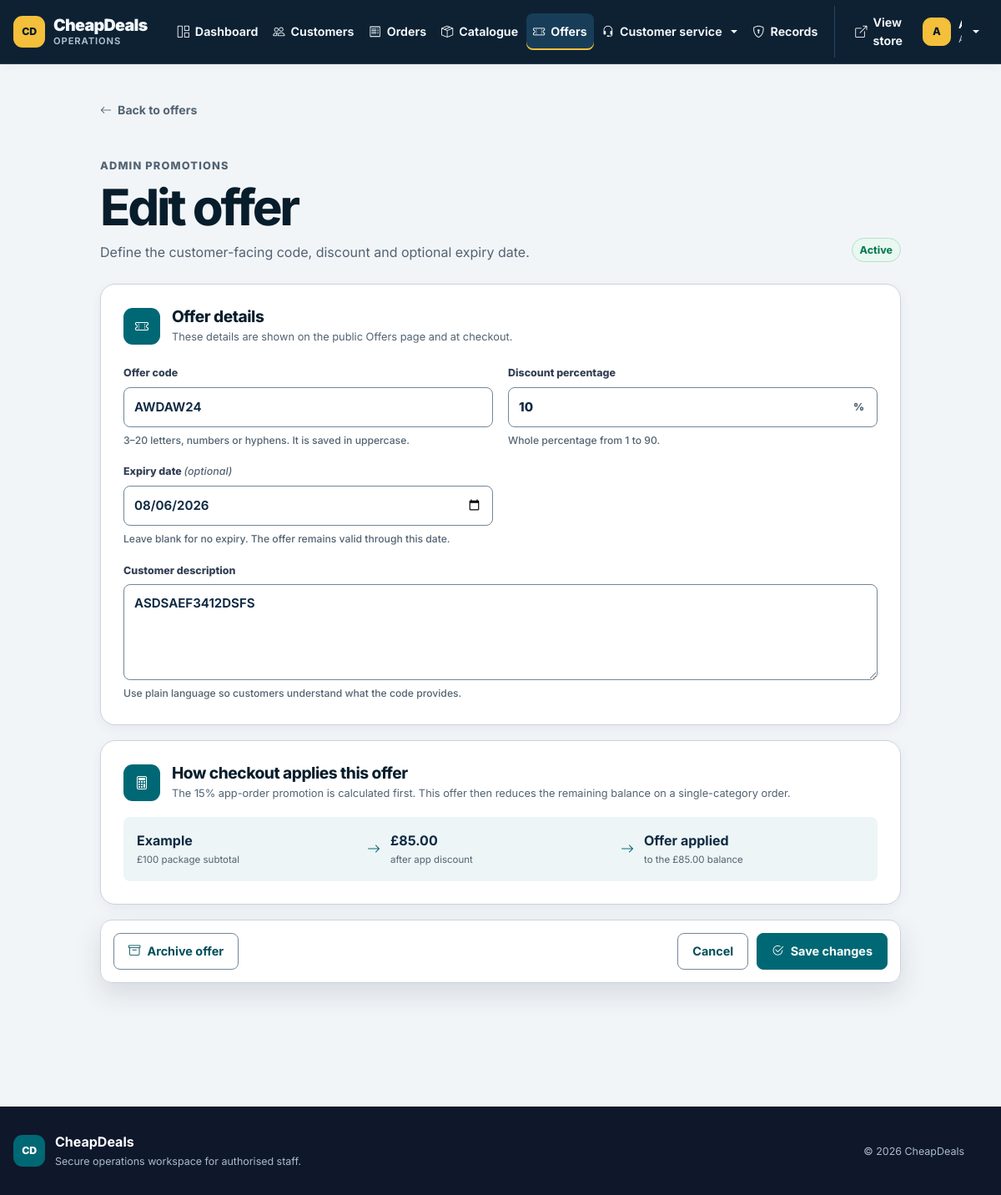
The page /COMP1807/cheapdeals/public/crm/offer/edit?id=9 (signed in) on the database its author committed.
### tables this page shows
CREATE TABLE `offers` (
  `id` int(11) NOT NULL,
  `code` varchar(50) DEFAULT NULL,
  `description` text DEFAULT NULL,
  `discount_percent` int(11) DEFAULT NULL,
  `expiry_date` date DEFAULT NULL,
  `is_active` tinyint(1) NOT NULL DEFAULT 1
);

### app/core/Controller.php (called while the page is built, shortened)
<?php
class Controller
{
    public function __construct()
    {
        $this->db = new Database();
    }
    protected function view(string $view, array $data = []): void
    {
        extract($data);
        require APP_ROOT . '/views/layout/header.php';
        require APP_ROOT . '/views/layout/navbar.php';
        require APP_ROOT . '/views/' . $view . '.php';
        require APP_ROOT . '/views/layout/footer.php';
    }
    protected function input(string $key, string $default = ''): string
    {
        return trim((string) ($_POST[$key] ?? $_GET[$key] ?? $default));
    }
}

### app/controllers/AdminOfferController.php (called while the page is built, shortened)
<?php
class AdminOfferController extends Controller
{
    public function __construct()
    {
        parent::__construct();
    }
    public function edit(): void
    {
        $offer = (new Offer($this->db))->find((int) $this->input('id'));
        $this->renderEditor($offer);
    }
    private function renderEditor(array $offer, array $errors = []): void
    {
        $this->view('crm/offer-editor', [
            'title' => !empty($offer['id']) ? 'Edit offer' : 'Add offer',
            'offer' => $offer,
            'errors' => $errors,
            'offerStatus' => $this->status($offer),
        ]);
    }
    private function status(array $offer): string
    {
        return 'active';
    }
}

### app/core/Router.php (called while the page is built, shortened)
<?php
class Router
{
    private array $routes = [];
    public function get(string $path, array $handler): void
    {
        $this->routes['GET'][$this->normalize($path)] = $handler;
    }
    public function post(string $path, array $handler): void
    {
        $this->routes['POST'][$this->normalize($path)] = $handler;
    }
    public function dispatch(): void
    {
        $path = $this->normalize((string) parse_url($_SERVER['REQUEST_URI'], PHP_URL_PATH));
        $base = $this->normalize(BASE_PATH);
        if ($base !== '/' && str_starts_with($path, $base)) {
            $path = $this->normalize(substr($path, strlen($base)));
        }
        $method = $_SERVER['REQUEST_METHOD'] ?? 'GET';
        $handler = $this->routes[$method][$path] ?? null;
        [$controller, $action] = $handler;
        (new $controller())->$action();
    }
    private function normalize(string $path): string
    {
        $path = '/' . trim($path, '/');
        return $path === '//' ? '/' : $path;
    }
}

### public/index.php (called while the page is built, shortened)
<?php
require_once __DIR__ . '/../app/config/config.php';
require_once APP_ROOT . '/core/Database.php';
require_once APP_ROOT . '/core/Controller.php';
require_once APP_ROOT . '/core/Router.php';
$router = new Router();
$router->get('/', [PackageController::class, 'index']);
$router->get('/packages', [PackageController::class, 'index']);
$router->get('/package', [PackageController::class, 'detail']);
$router->get('/combos', [DealController::class, 'index']);
$router->get('/combo', [DealController::class, 'detail']);
$router->get('/offers', [OfferController::class, 'index']);
$router->get('/enquiry', [EnquiryController::class, 'create']);
$router->post('/enquiry', [EnquiryController::class, 'store']);
$router->get('/messages', [CustomerController::class, 'messages']);
$router->get('/checkout', [OrderController::class, 'checkout']);
$router->post('/checkout', [OrderController::class, 'store']);
$router->get('/order/success', [OrderController::class, 'success']);
$router->post('/cart/add', [CartController::class, 'add']);
$router->post('/cart/add-deal', [CartController::class, 'addDeal']);
$router->post('/cart/update', [CartController::class, 'update']);
$router->post('/cart/remove', [CartController::class, 'remove']);
$router->get('/payment', [PaymentController::class, 'payment']);
$router->post('/payment', [PaymentController::class, 'store']);
$router->get('/login', [AuthController::class, 'login']);
$router->post('/login', [AuthController::class, 'authenticate']);
$router->get(
    '/forgot-password',
    [AuthController::class, 'forgotPassword']
);
$router->post(
    '/forgot-password/verify',
    [AuthController::class, 'verifyResetAccount']
);
$router->post(
    '/forgot-password/reset',
    [AuthController::class, 'resetPassword']
);
$router->get('/register', [AuthController::class, 'register']);
$router->post('/register', [AuthController::class, 'store']);
$router->get(
    '/register/success',
    [AuthController::class, 'registrationSuccess']
);
$router->get('/logout', [AuthController::class, 'logout']);
$router->post('/logout', [AuthController::class, 'logout']);
$router->get('/account', [CustomerController::class, 'account']);
$router->get('/bill', [CustomerController::class, 'bill']);
$router->get('/subscription', [CustomerController::class, 'subscription']);
$router->post('/subscription/update', [CustomerController::class, 'updateSubscription']);
$router->get('/profile', [CustomerController::class, 'profile']);
$router->post('/profile', [CustomerController::class, 'update']);
$router->post(
    '/profile/payment',
    [CustomerController::class, 'updatePayment']
);
$router->post(
    '/profile/password',
    [CustomerController::class, 'changePassword']
);
$router->get('/crm', [CRMController::class, 'dashboard']);
$router->get('/crm/packages', [CRMController::class, 'packages']);
$router->get('/crm/orders', [CRMController::class, 'orders']);
$router->get('/crm/subscription-changes', [CRMController::class, 'subscriptionChanges']);
$router->get('/crm/customers', [CRMController::class, 'customers']);
$router->post('/crm/customers/create', [CRMController::class, 'createCustomer']);
$router->get('/crm/customer', [CRMController::class, 'customerDetail']);
$router->get('/crm/records', [CRMController::class, 'records']);
$router->get('/crm/record', [CRMController::class, 'recordDetail']);
$router->get('/crm/telephone-order', [CRMController::class, 'telephoneOrder']);
$router->post('/crm/telephone-order/verify', [CRMController::class, 'verifyTelephoneCustomer']);
$router->post('/crm/telephone-order/create-customer', [CRMController::class, 'createTelephoneCustomer']);
$router->post('/crm/telephone-order/place', [CRMController::class, 'placeTelephoneOrder']);
$router->post('/crm/telephone-order/cancel', [CRMController::class, 'cancelTelephoneOrder']);
$router->get('/crm/enquiries', [CRMController::class, 'enquiries']);
$router->get('/crm/enquiries/customer', [CRMController::class, 'customerEnquiries']);
$router->post('/crm/enquiries/reply', [CRMController::class, 'replyEnquiry']);
$router->get('/crm/package/add', [CRMController::class, 'addPackage']);
$router->get('/crm/package/edit', [CRMController::class, 'editPackage']);
$router->post('/crm/package/save', [CRMController::class, 'savePackage']);
$router->post('/crm/package/delete', [CRMController::class, 'deletePackage']);
$router->post('/crm/package/reactivate', [CRMController::class, 'reactivatePackage']);
$router->get('/crm/offers', [AdminOfferController::class, 'index']);
$router->get('/crm/offer/add', [AdminOfferController::class, 'add']);
$router->get('/crm/offer/edit', [AdminOfferController::class, 'edit']);
$router->post('/crm/offer/save', [AdminOfferController::class, 'save']);
$router->post('/crm/offer/archive', [AdminOfferController::class, 'archive']);
$router->post('/crm/offer/reactivate', [AdminOfferController::class, 'reactivate']);
$router->post(
    '/profile/payment/add',
    [CustomerController::class, 'addPaymentMethod']
);
$router->post(
    '/profile/payment/verify',
    [CustomerController::class, 'verifyPaymentMethod']
);
$router->post(
    '/profile/payment/delete',
    [CustomerController::class, 'deletePaymentMethod']
);
$router->post(
    '/profile/payment/default',
    [CustomerController::class, 'setDefaultPaymentMethod']
);
$router->dispatch();

### app/config/config.php (called while the page is built, shortened)
<?php
function url(string $path = ''): string
{
    $path = '/' . ltrim($path, '/');
    return (BASE_PATH ?: '') . ($path === '/' ? '/' : $path);
}
function e(?string $value): string
{
    return htmlspecialchars((string) $value, ENT_QUOTES, 'UTF-8');
}

### app/core/Database.php (called while the page is built, shortened)
<?php
class Database
{
    private PDO $pdo;
    public function __construct()
    {
        $dsn = 'mysql:host=' . DB_HOST . ';dbname=' . DB_NAME . ';charset=utf8mb4';
        $this->pdo = new PDO($dsn, DB_USER, DB_PASS, [
            PDO::ATTR_ERRMODE => PDO::ERRMODE_EXCEPTION,
            PDO::ATTR_DEFAULT_FETCH_MODE => PDO::FETCH_ASSOC,
        ]);
        $this->ensureSchema();
    }
    public function fetchAll(string $sql, array $params = []): array
    {
        $stmt = $this->pdo->prepare($sql);
        $stmt->execute($params);
        return $stmt->fetchAll();
    }
    public function fetch(string $sql, array $params = []): ?array
    {
        $stmt = $this->pdo->prepare($sql);
        $stmt->execute($params);
        $row = $stmt->fetch();
        return $row ?: null;
    }
    public function execute(string $sql, array $params = []): bool
    {
        $stmt = $this->pdo->prepare($sql);
        return $stmt->execute($params);
    }
    private function ensureSchema(): void
    {
        $paymentColumns = array_column(
            $this->fetchAll('SHOW COLUMNS FROM payments'),
            'Field'
        );
    }
}

### app/models/Offer.php (called while the page is built, shortened)
<?php
class Offer
{
    public function find(int $id): ?array
    {
        return $this->db->fetch('SELECT * FROM offers WHERE id = ?', [$id]);
    }
}

### app/views/crm/offer-editor.php (the view, shortened to what this page needs)
<?php
$isEdit = !empty($offer['id']);
$statusLabels = [
    'active' => ['Active', 'is-success'],
    'expired' => ['Expired', 'is-warning'],
    'archived' => ['Archived', 'is-muted'],
];
[$statusLabel, $statusClass] = $statusLabels[$offerStatus] ?? $statusLabels['active'];
?>
<section class="package-editor-page offer-editor-page">
    <a class="checkout-back" href="<?= url('/crm/offers') ?>">
        <i class="bi bi-arrow-left" aria-hidden="true"></i> Back to offers
    </a>
    <div class="package-editor-heading">
        <div>
            <p class="eyebrow">Admin promotions</p>
            <h1><?= $isEdit ? 'Edit offer' : 'Add offer' ?></h1>
            <p>Define the customer-facing code, discount and optional expiry date.</p>
        </div>
        <?php if ($isEdit): ?><span class="status-pill <?= $statusClass ?>"><?= $statusLabel ?></span><?php endif; ?>
    </div>
    <form class="package-editor-form" method="post" action="<?= url('/crm/offer/save') ?>">
        <section class="editor-panel">
            <div class="editor-panel-title">
                <span><i class="bi bi-ticket-perforated" aria-hidden="true"></i></span>
                <div>
                    <h2>Offer details</h2>
                    <p>These details are shown on the public Offers page and at checkout.</p>
                </div>
            </div>
            <div class="editor-fields offer-editor-fields">
                <label class="editor-field">
                    <span>Offer code</span>
                    <input
                        name="code"
                        value="<?= e((string) ($offer['code'] ?? '')) ?>"
                        maxlength="20"
                        pattern="[A-Za-z0-9][A-Za-z0-9-]{2,19}"
                        placeholder="WELCOME10"
                        autocomplete="off"
                        spellcheck="false"
                        required
                    >
                    <small>3–20 letters, numbers or hyphens. It is saved in uppercase.</small>
                </label>
                <label class="editor-field">
                    <span>Discount percentage</span>
                    <span class="offer-percent-input">
                        <input type="number" name="discount_percent" min="1" max="90" step="1" value="<?= e((string) ($offer['discount_percent'] ?? 10)) ?>" required>
                        <strong aria-hidden="true">%</strong>
                    </span>
                    <small>Whole percentage from 1 to 90.</small>
                </label>
                <label class="editor-field">
                    <span>Expiry date <em>(optional)</em></span>
                    <input type="date" name="expiry_date" min="<?= e(date('Y-m-d')) ?>" value="<?= e((string) ($offer['expiry_date'] ?? '')) ?>">
                    <small>Leave blank for no expiry. The offer remains valid through this date.</small>
                </label>
                <label class="editor-field editor-field-wide">
                    <span>Customer description</span>
                    <textarea name="description" rows="4" minlength="5" maxlength="255" placeholder="Explain the saving and any important condition." required><?= e((string) ($offer['description'] ?? '')) ?></textarea>
                    <small>Use plain language so customers understand what the code provides.</small>
                </label>
            </div>
        </section>
        <section class="editor-panel offer-rule-panel" aria-labelledby="offer-rule-title">
            <div class="editor-panel-title">
                <span><i class="bi bi-calculator" aria-hidden="true"></i></span>
                <div>
                    <h2 id="offer-rule-title">How checkout applies this offer</h2>
                    <p>The 15% app-order promotion is calculated first. This offer then reduces the remaining balance on a single-category order.</p>
                </div>
            </div>
            <div class="offer-rule-example">
                <span><strong>Example</strong><small>£100 package subtotal</small></span>
                <i class="bi bi-arrow-right" aria-hidden="true"></i>
                <span><strong>£85.00</strong><small>after app discount</small></span>
                <i class="bi bi-arrow-right" aria-hidden="true"></i>
                <span><strong>Offer applied</strong><small>to the £85.00 balance</small></span>
            </div>
        </section>
        <div class="editor-submit-bar">
            <?php if ($isEdit): ?>
                <button
                    class="btn editor-delete-button<?= $offerStatus === 'archived' ? '' : ' package-delete-button' ?>"
                    type="submit"
                    formaction="<?= url($offerStatus === 'archived' ? '/crm/offer/reactivate' : '/crm/offer/archive') ?>"
                    formmethod="post"
                    <?php if ($offerStatus !== 'archived'): ?>data-confirm="Archive this offer? It will be hidden from customers and rejected at checkout."<?php endif; ?>
                >
                    <i class="bi <?= $offerStatus === 'archived' ? 'bi-arrow-counterclockwise' : 'bi-archive' ?>" aria-hidden="true"></i>
                    <?= $offerStatus === 'archived' ? 'Reactivate offer' : 'Archive offer' ?>
                </button>
            <?php endif; ?>
            <a class="btn" href="<?= url('/crm/offers') ?>">Cancel</a>
            <button class="btn primary" type="submit">
                <i class="bi bi-check2-circle" aria-hidden="true"></i>
                <?= $isEdit ? 'Save changes' : 'Create offer' ?>
            </button>
        </div>
    </form>
</section>

### rows shown on the page
offers: code "AWDAW24", discount_percent "10", expiry_date "08/06/2026", description "ASDSAEF3412DSFS"

### other values the page prints
substr((string) ($navCustomer['full_name'] ?? 'S'), 0, 1) "A"
$statusLabel "Active"
